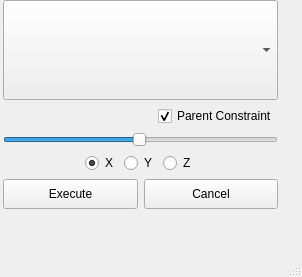
<?xml version="1.0" encoding="UTF-8"?>
<ui version="4.0">
 <class>CtrlBuilder</class>
 <widget class="QMainWindow" name="CtrlBuilder">
  <property name="geometry">
   <rect>
    <x>0</x>
    <y>0</y>
    <width>302</width>
    <height>277</height>
   </rect>
  </property>
  <property name="sizePolicy">
   <sizepolicy hsizetype="Fixed" vsizetype="Fixed">
    <horstretch>0</horstretch>
    <verstretch>0</verstretch>
   </sizepolicy>
  </property>
  <property name="windowTitle">
   <string>CtrlBuilder</string>
  </property>
  <property name="windowOpacity">
   <double>1.000000000000000</double>
  </property>
  <widget class="QWidget" name="centralwidget">
   <widget class="QWidget" name="verticalLayoutWidget_2">
    <property name="geometry">
     <rect>
      <x>0</x>
      <y>0</y>
      <width>301</width>
      <height>267</height>
     </rect>
    </property>
    <layout class="QVBoxLayout" name="vlayout" stretch="0,0,0,0,0">
     <property name="spacing">
      <number>6</number>
     </property>
     <property name="sizeConstraint">
      <enum>QLayout::SetFixedSize</enum>
     </property>
     <property name="leftMargin">
      <number>3</number>
     </property>
     <property name="rightMargin">
      <number>3</number>
     </property>
     <property name="bottomMargin">
      <number>25</number>
     </property>
     <item>
      <widget class="QComboBox" name="cb_shape">
       <property name="sizePolicy">
        <sizepolicy hsizetype="MinimumExpanding" vsizetype="Fixed">
         <horstretch>0</horstretch>
         <verstretch>0</verstretch>
        </sizepolicy>
       </property>
       <property name="minimumSize">
        <size>
         <width>275</width>
         <height>100</height>
        </size>
       </property>
      </widget>
     </item>
     <item>
      <layout class="QHBoxLayout" name="horizontalLayout_2">
       <item>
        <spacer name="horizontalSpacer_3">
         <property name="orientation">
          <enum>Qt::Horizontal</enum>
         </property>
         <property name="sizeHint" stdset="0">
          <size>
           <width>40</width>
           <height>20</height>
          </size>
         </property>
        </spacer>
       </item>
       <item>
        <widget class="QCheckBox" name="chk_parent_constraint">
         <property name="text">
          <string>Parent Constraint</string>
         </property>
         <property name="checked">
          <bool>true</bool>
         </property>
        </widget>
       </item>
      </layout>
     </item>
     <item>
      <widget class="QSlider" name="sldr">
       <property name="minimum">
        <number>1</number>
       </property>
       <property name="maximum">
        <number>200</number>
       </property>
       <property name="singleStep">
        <number>1</number>
       </property>
       <property name="value">
        <number>100</number>
       </property>
       <property name="orientation">
        <enum>Qt::Horizontal</enum>
       </property>
       <property name="tickPosition">
        <enum>QSlider::NoTicks</enum>
       </property>
      </widget>
     </item>
     <item>
      <layout class="QHBoxLayout" name="horizontalLayout">
       <item>
        <spacer name="horizontalSpacer">
         <property name="orientation">
          <enum>Qt::Horizontal</enum>
         </property>
         <property name="sizeHint" stdset="0">
          <size>
           <width>40</width>
           <height>20</height>
          </size>
         </property>
        </spacer>
       </item>
       <item>
        <widget class="QRadioButton" name="btn_axis_x">
         <property name="text">
          <string>X</string>
         </property>
         <property name="checked">
          <bool>true</bool>
         </property>
        </widget>
       </item>
       <item>
        <widget class="QRadioButton" name="btn_axis_y">
         <property name="text">
          <string>Y</string>
         </property>
        </widget>
       </item>
       <item>
        <widget class="QRadioButton" name="btn_axis_z">
         <property name="text">
          <string>Z</string>
         </property>
        </widget>
       </item>
       <item>
        <spacer name="horizontalSpacer_2">
         <property name="orientation">
          <enum>Qt::Horizontal</enum>
         </property>
         <property name="sizeHint" stdset="0">
          <size>
           <width>40</width>
           <height>20</height>
          </size>
         </property>
        </spacer>
       </item>
      </layout>
     </item>
     <item>
      <layout class="QHBoxLayout" name="horizontalLayout_5">
       <item>
        <widget class="QPushButton" name="btn_execute">
         <property name="sizePolicy">
          <sizepolicy hsizetype="Minimum" vsizetype="Preferred">
           <horstretch>0</horstretch>
           <verstretch>0</verstretch>
          </sizepolicy>
         </property>
         <property name="minimumSize">
          <size>
           <width>0</width>
           <height>30</height>
          </size>
         </property>
         <property name="text">
          <string>Execute</string>
         </property>
        </widget>
       </item>
       <item>
        <widget class="QPushButton" name="btn_cancel">
         <property name="sizePolicy">
          <sizepolicy hsizetype="Minimum" vsizetype="Preferred">
           <horstretch>0</horstretch>
           <verstretch>0</verstretch>
          </sizepolicy>
         </property>
         <property name="minimumSize">
          <size>
           <width>0</width>
           <height>30</height>
          </size>
         </property>
         <property name="text">
          <string>Cancel</string>
         </property>
        </widget>
       </item>
      </layout>
     </item>
    </layout>
   </widget>
  </widget>
  <widget class="QMenuBar" name="menubar">
   <property name="geometry">
    <rect>
     <x>0</x>
     <y>0</y>
     <width>302</width>
     <height>21</height>
    </rect>
   </property>
  </widget>
  <widget class="QStatusBar" name="statusbar"/>
 </widget>
 <resources/>
 <connections/>
</ui>
